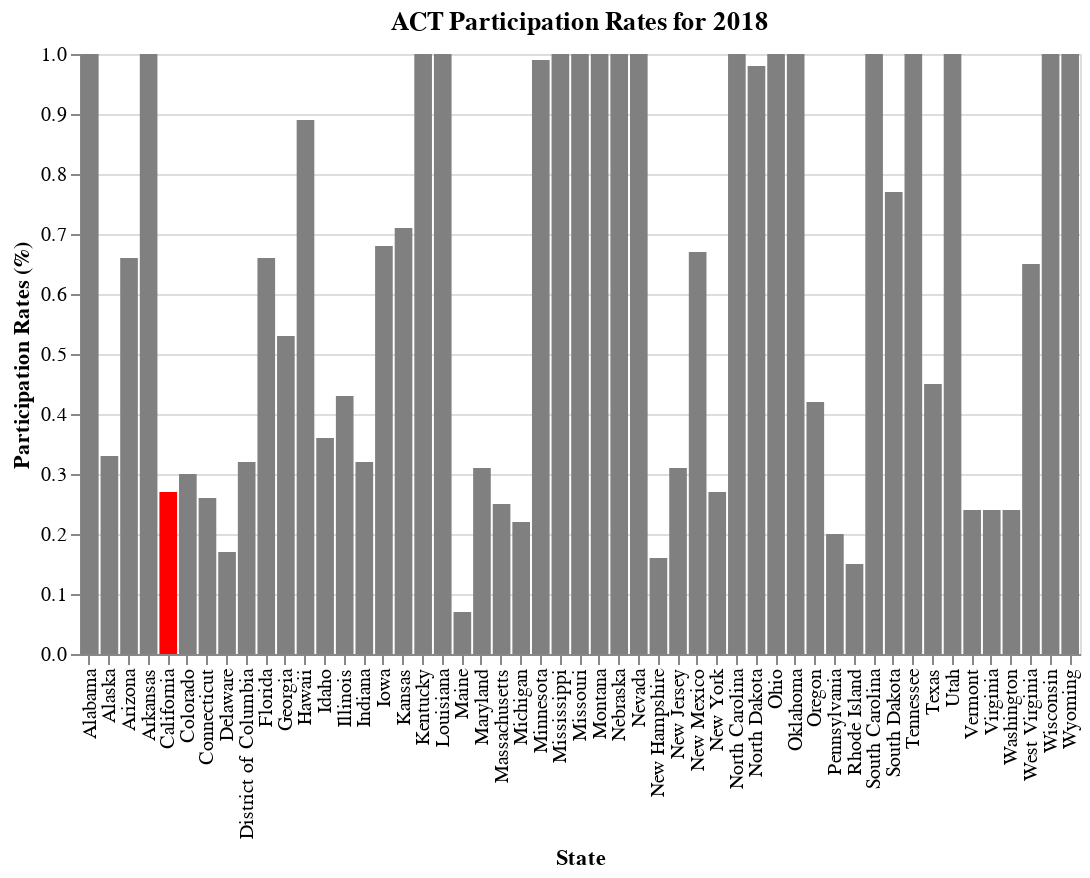

Notebook code cell kept with this figure:
### Code cell
#ACT participation rate for 2018
alt.Chart(states_data).mark_bar().encode(
    x=alt.X('state', title='State'),
    y=alt.Y('act18_part', title='Participation Rates (%)'),
    color=alt.condition(
        alt.datum.state == 'California',
        alt.value('red'),
        alt.value('grey')
    )
).properties(width=500, title='ACT Participation Rates for 2018')

### Figure 1 — Vega-Lite specification as saved in the notebook (floating-point values rounded to 4 significant figures)
{"config": {"view": {"continuousWidth": 400, "continuousHeight": 300}}, "data": {"name": "data-569fff93ff2a9f790209f8140c8ab5fc"}, "mark": "bar", "encoding": {"color": {"condition": {"value": "red", "test": "(datum.state === 'California')"}, "value": "grey"}, "x": {"type": "nominal", "field": "state", "title": "State"}, "y": {"type": "quantitative", "field": "act18_part", "title": "Participation Rates (%)"}}, "title": "ACT Participation Rates for 2018", "width": 500, "$schema": "https://vega.github.io/schema/vega-lite/v4.8.1.json", "datasets": {"data-569fff93ff2a9f790209f8140c8ab5fc": [{"state": "Alabama", "sat17_part": 0.05, "sat17_ebrw": 593, "sat17_math": 572, "sat17_total": 1165, "act17_part": 1.0, "act17_eng": 18.9, "act17_math": 18.4, "act17_read": 19.7, "act17_sci": 19.4, "act17_comp": 19.2, "sat18_part": 0.06, "sat18_ebrw": 595, "sat18_math": 571, "sat18_total": 1166, "act18_part": 1.0, "act18_comp": 19.1, "sat19_part": 0.07, "sat19_ebrw": 583, "sat19_math": 560, "sat19_total": 1143, "act19_part": 1.0, "act19_comp": 18.9, "pop19": 4903185, "poverty_pct": 14.7, "income17": 50200.0, "income18": 50800.0, "income19": 51700.0, "gdp17": 215100.0, "gdp18": 224000.0, "gdp19": 231200.0, "gdp19_percap": 47150.0}, {"state": "Alaska", "sat17_part": 0.38, "sat17_ebrw": 547, "sat17_math": 533, "sat17_total": 1080, "act17_part": 0.65, "act17_eng": 18.7, "act17_math": 19.8, "act17_read": 20.4, "act17_sci": 19.9, "act17_comp": 19.8, "sat18_part": 0.43, "sat18_ebrw": 562, "sat18_math": 544, "sat18_total": 1106, "act18_part": 0.33, "act18_comp": 20.8, "sat19_part": 0.41, "sat19_ebrw": 556, "sat19_math": 541, "sat19_total": 1097, "act19_part": 0.38, "act19_comp": 20.1, "pop19": 731545, "poverty_pct": 11.8, "income17": 76300.0, "income18": 75700.0, "income19": 75500.0, "gdp17": 53090.0, "gdp18": 54710.0, "gdp19": 54550.0, "gdp19_percap": 74560.0}, {"state": "Arizona", "sat17_part": 0.3, "sat17_ebrw": 563, "sat17_math": 553, "sat17_total": 1116, "act17_part": 0.62, "act17_eng": 18.6, "act17_math": 19.8, "act17_read": 20.1, "act17_sci": 19.8, "act17_comp": 19.7, "sat18_part": 0.29, "sat18_ebrw": 577, "sat18_math": 572, "sat18_total": 1149, "act18_part": 0.66, "act18_comp": 19.2, "sat19_part": 0.31, "sat19_ebrw": 569, "sat19_math": 565, "sat19_total": 1134, "act19_part": 0.73, "act19_comp": 19.0, "pop19": 7278717, "poverty_pct": 12.1, "income17": 59000.0, "income18": 60300.0, "income19": 62100.0, "gdp17": 330400.0, "gdp18": 349900.0, "gdp19": 370000.0, "gdp19_percap": 50830.0}, {"state": "Arkansas", "sat17_part": 0.03, "sat17_ebrw": 614, "sat17_math": 594, "sat17_total": 1208, "act17_part": 1.0, "act17_eng": 18.9, "act17_math": 19.0, "act17_read": 19.7, "act17_sci": 19.5, "act17_comp": 19.4, "sat18_part": 0.05, "sat18_ebrw": 592, "sat18_math": 576, "sat18_total": 1169, "act18_part": 1.0, "act18_comp": 19.4, "sat19_part": 0.06, "sat19_ebrw": 582, "sat19_math": 559, "sat19_total": 1141, "act19_part": 1.0, "act19_comp": 19.3, "pop19": 3017804, "poverty_pct": 15.0, "income17": 47800.0, "income18": 47900.0, "income19": 49000.0, "gdp17": 122400.0, "gdp18": 127300.0, "gdp19": 130800.0, "gdp19_percap": 43360.0}, {"state": "California", "sat17_part": 0.53, "sat17_ebrw": 531, "sat17_math": 524, "sat17_total": 1055, "act17_part": 0.31, "act17_eng": 22.5, "act17_math": 22.7, "act17_read": 23.1, "act17_sci": 22.2, "act17_comp": 22.8, "sat18_part": 0.6, "sat18_ebrw": 540, "sat18_math": 536, "sat18_total": 1076, "act18_part": 0.27, "act18_comp": 22.7, "sat19_part": 0.63, "sat19_ebrw": 534, "sat19_math": 531, "sat19_total": 1065, "act19_part": 0.23, "act19_comp": 22.6, "pop19": 39512223, "poverty_pct": 11.4, "income17": 74900.0, "income18": 76600.0, "income19": 80400.0, "gdp17": 2731000.0, "gdp18": 2895000.0, "gdp19": 3053000.0, "gdp19_percap": 77260.0}, {"state": "Colorado", "sat17_part": 0.11, "sat17_ebrw": 606, "sat17_math": 595, "sat17_total": 1201, "act17_part": 1.0, "act17_eng": 20.1, "act17_math": 20.3, "act17_read": 21.2, "act17_sci": 20.9, "act17_comp": 20.8, "sat18_part": 1.0, "sat18_ebrw": 519, "sat18_math": 506, "sat18_total": 1025, "act18_part": 0.3, "act18_comp": 23.9, "sat19_part": 1.0, "sat19_ebrw": 518, "sat19_math": 506, "sat19_total": 1024, "act19_part": 0.27, "act19_comp": 23.8, "pop19": 5758736, "poverty_pct": 9.1, "income17": 72100.0, "income18": 73300.0, "income19": 77100.0, "gdp17": 348900.0, "gdp18": 371400.0, "gdp19": 392200.0, "gdp19_percap": 68110.0}, {"state": "Connecticut", "sat17_part": 1.0, "sat17_ebrw": 530, "sat17_math": 512, "sat17_total": 1041, "act17_part": 0.31, "act17_eng": 25.5, "act17_math": 24.6, "act17_read": 25.6, "act17_sci": 24.6, "act17_comp": 25.2, "sat18_part": 1.0, "sat18_ebrw": 535, "sat18_math": 519, "sat18_total": 1053, "act18_part": 0.26, "act18_comp": 25.6, "sat19_part": 1.0, "sat19_ebrw": 529, "sat19_math": 516, "sat19_total": 1046, "act19_part": 0.22, "act19_comp": 25.5, "pop19": 3565287, "poverty_pct": 9.7, "income17": 77400.0, "income18": 77700.0, "income19": 78800.0, "gdp17": 271600.0, "gdp18": 280700.0, "gdp19": 288100.0, "gdp19_percap": 80810.0}, {"state": "Delaware", "sat17_part": 1.0, "sat17_ebrw": 503, "sat17_math": 492, "sat17_total": 996, "act17_part": 0.18, "act17_eng": 24.1, "act17_math": 23.4, "act17_read": 24.8, "act17_sci": 23.6, "act17_comp": 24.1, "sat18_part": 1.0, "sat18_ebrw": 505, "sat18_math": 492, "sat18_total": 998, "act18_part": 0.17, "act18_comp": 23.8, "sat19_part": 1.0, "sat19_ebrw": 499, "sat19_math": 486, "sat19_total": 985, "act19_part": 0.13, "act19_comp": 24.1, "pop19": 973764, "poverty_pct": 7.6, "income17": 65600.0, "income18": 66000.0, "income19": 70200.0, "gdp17": 68760.0, "gdp18": 72490.0, "gdp19": 77040.0, "gdp19_percap": 79120.0}, {"state": "District of Columbia", "sat17_part": 1.0, "sat17_ebrw": 482, "sat17_math": 468, "sat17_total": 950, "act17_part": 0.32, "act17_eng": 24.4, "act17_math": 23.5, "act17_read": 24.9, "act17_sci": 23.5, "act17_comp": 24.2, "sat18_part": 0.92, "sat18_ebrw": 497, "sat18_math": 480, "sat18_total": 977, "act18_part": 0.32, "act18_comp": 23.6, "sat19_part": 0.94, "sat19_ebrw": 495, "sat19_math": 480, "sat19_total": 975, "act19_part": 0.32, "act19_comp": 23.5, "pop19": 705749, "poverty_pct": 13.7, "income17": 85900.0, "income18": 86700.0, "income19": 92300.0, "gdp17": 133400.0, "gdp18": 139800.0, "gdp19": 144400.0, "gdp19_percap": 204600.0}, {"state": "Florida", "sat17_part": 0.83, "sat17_ebrw": 520, "sat17_math": 497, "sat17_total": 1017, "act17_part": 0.73, "act17_eng": 19.0, "act17_math": 19.4, "act17_read": 21.0, "act17_sci": 19.4, "act17_comp": 19.8, "sat18_part": 0.56, "sat18_ebrw": 550, "sat18_math": 549, "sat18_total": 1099, "act18_part": 0.66, "act18_comp": 19.9, "sat19_part": 1.0, "sat19_ebrw": 516, "sat19_math": 483, "sat19_total": 999, "act19_part": 0.54, "act19_comp": 20.1, "pop19": 21477737, "poverty_pct": 12.9, "income17": 54900.0, "income18": 56500.0, "income19": 59200.0, "gdp17": 1003000.0, "gdp18": 1058000.0, "gdp19": 1116000.0, "gdp19_percap": 51980.0}, {"state": "Georgia", "sat17_part": 0.61, "sat17_ebrw": 535, "sat17_math": 515, "sat17_total": 1050, "act17_part": 0.55, "act17_eng": 21.0, "act17_math": 20.9, "act17_read": 22.0, "act17_sci": 21.3, "act17_comp": 21.4, "sat18_part": 0.7, "sat18_ebrw": 542, "sat18_math": 522, "sat18_total": 1064, "act18_part": 0.53, "act18_comp": 21.4, "sat19_part": 0.71, "sat19_ebrw": 538, "sat19_math": 519, "sat19_total": 1058, "act19_part": 0.49, "act19_comp": 21.4, "pop19": 10617423, "poverty_pct": 13.3, "income17": 58600.0, "income18": 59800.0, "income19": 62000.0, "gdp17": 574400.0, "gdp18": 602300.0, "gdp19": 637800.0, "gdp19_percap": 60070.0}, {"state": "Hawaii", "sat17_part": 0.55, "sat17_ebrw": 544, "sat17_math": 541, "sat17_total": 1085, "act17_part": 0.9, "act17_eng": 17.8, "act17_math": 19.2, "act17_read": 19.2, "act17_sci": 19.3, "act17_comp": 19.0, "sat18_part": 0.56, "sat18_ebrw": 480, "sat18_math": 530, "sat18_total": 1010, "act18_part": 0.89, "act18_comp": 18.9, "sat19_part": 0.54, "sat19_ebrw": 550, "sat19_math": 550, "sat19_total": 1100, "act19_part": 0.8, "act19_comp": 19.0, "pop19": 1415872, "poverty_pct": 9.4, "income17": 81100.0, "income18": 81700.0, "income19": 83100.0, "gdp17": 87180.0, "gdp18": 90280.0, "gdp19": 91780.0, "gdp19_percap": 64820.0}, {"state": "Idaho", "sat17_part": 0.93, "sat17_ebrw": 513, "sat17_math": 493, "sat17_total": 1005, "act17_part": 0.38, "act17_eng": 21.9, "act17_math": 21.8, "act17_read": 23.0, "act17_sci": 22.1, "act17_comp": 22.3, "sat18_part": 1.0, "sat18_ebrw": 508, "sat18_math": 493, "sat18_total": 1001, "act18_part": 0.36, "act18_comp": 22.3, "sat19_part": 1.0, "sat19_ebrw": 505, "sat19_math": 488, "sat19_total": 993, "act19_part": 0.31, "act19_comp": 22.5, "pop19": 1787065, "poverty_pct": 10.0, "income17": 54500.0, "income18": 56600.0, "income19": 61000.0, "gdp17": 71690.0, "gdp18": 77490.0, "gdp19": 82420.0, "gdp19_percap": 46120.0}, {"state": "Illinois", "sat17_part": 0.09, "sat17_ebrw": 559, "sat17_math": 556, "sat17_total": 1115, "act17_part": 0.93, "act17_eng": 21.0, "act17_math": 21.2, "act17_read": 21.6, "act17_sci": 21.3, "act17_comp": 21.4, "sat18_part": 0.99, "sat18_ebrw": 513, "sat18_math": 506, "sat18_total": 1019, "act18_part": 0.43, "act18_comp": 23.9, "sat19_part": 1.0, "sat19_ebrw": 509, "sat19_math": 504, "sat19_total": 1013, "act19_part": 0.35, "act19_comp": 24.3, "pop19": 12671821, "poverty_pct": 10.4, "income17": 65700.0, "income18": 66200.0, "income19": 69200.0, "gdp17": 827100.0, "gdp18": 867500.0, "gdp19": 890500.0, "gdp19_percap": 70270.0}, {"state": "Indiana", "sat17_part": 0.63, "sat17_ebrw": 542, "sat17_math": 532, "sat17_total": 1074, "act17_part": 0.35, "act17_eng": 22.0, "act17_math": 22.4, "act17_read": 23.2, "act17_sci": 22.3, "act17_comp": 22.6, "sat18_part": 0.63, "sat18_ebrw": 542, "sat18_math": 532, "sat18_total": 1074, "act18_part": 0.32, "act18_comp": 22.5, "sat19_part": 0.66, "sat19_ebrw": 543, "sat19_math": 537, "sat19_total": 1080, "act19_part": 0.29, "act19_comp": 22.5, "pop19": 6732219, "poverty_pct": 11.1, "income17": 56500.0, "income18": 56800.0, "income19": 57600.0, "gdp17": 353200.0, "gdp18": 373500.0, "gdp19": 381000.0, "gdp19_percap": 56600.0}, {"state": "Iowa", "sat17_part": 0.02, "sat17_ebrw": 641, "sat17_math": 635, "sat17_total": 1275, "act17_part": 0.67, "act17_eng": 21.2, "act17_math": 21.3, "act17_read": 22.6, "act17_sci": 22.1, "act17_comp": 21.9, "sat18_part": 0.03, "sat18_ebrw": 634, "sat18_math": 631, "sat18_total": 1265, "act18_part": 0.68, "act18_comp": 21.8, "sat19_part": 0.03, "sat19_ebrw": 622, "sat19_math": 622, "sat19_total": 1244, "act19_part": 0.66, "act19_comp": 21.6, "pop19": 3155070, "poverty_pct": 8.6, "income17": 61100.0, "income18": 61000.0, "income19": 61700.0, "gdp17": 183500.0, "gdp18": 190400.0, "gdp19": 194300.0, "gdp19_percap": 61590.0}, {"state": "Kansas", "sat17_part": 0.04, "sat17_ebrw": 632, "sat17_math": 628, "sat17_total": 1260, "act17_part": 0.73, "act17_eng": 21.1, "act17_math": 21.3, "act17_read": 22.3, "act17_sci": 21.7, "act17_comp": 21.7, "sat18_part": 0.04, "sat18_ebrw": 633, "sat18_math": 631, "sat18_total": 1265, "act18_part": 0.71, "act18_comp": 21.6, "sat19_part": 0.04, "sat19_ebrw": 618, "sat19_math": 623, "sat19_total": 1241, "act19_part": 0.72, "act19_comp": 21.2, "pop19": 2913314, "poverty_pct": 10.4, "income17": 58800.0, "income18": 59300.0, "income19": 62100.0, "gdp17": 164900.0, "gdp18": 172300.0, "gdp19": 176700.0, "gdp19_percap": 60670.0}, {"state": "Kentucky", "sat17_part": 0.04, "sat17_ebrw": 631, "sat17_math": 616, "sat17_total": 1247, "act17_part": 1.0, "act17_eng": 19.6, "act17_math": 19.4, "act17_read": 20.5, "act17_sci": 20.1, "act17_comp": 20.0, "sat18_part": 0.04, "sat18_ebrw": 630, "sat18_math": 618, "sat18_total": 1248, "act18_part": 1.0, "act18_comp": 20.2, "sat19_part": 0.04, "sat19_ebrw": 620, "sat19_math": 612, "sat19_total": 1232, "act19_part": 1.0, "act19_comp": 19.8, "pop19": 4467673, "poverty_pct": 14.2, "income17": 50500.0, "income18": 51200.0, "income19": 52300.0, "gdp17": 201600.0, "gdp18": 208300.0, "gdp19": 216100.0, "gdp19_percap": 48370.0}, {"state": "Louisiana", "sat17_part": 0.04, "sat17_ebrw": 611, "sat17_math": 586, "sat17_total": 1198, "act17_part": 1.0, "act17_eng": 19.4, "act17_math": 18.8, "act17_read": 19.8, "act17_sci": 19.6, "act17_comp": 19.5, "sat18_part": 0.04, "sat18_ebrw": 615, "sat18_math": 595, "sat18_total": 1210, "act18_part": 1.0, "act18_comp": 19.2, "sat19_part": 0.05, "sat19_ebrw": 610, "sat19_math": 591, "sat19_total": 1200, "act19_part": 1.0, "act19_comp": 18.8, "pop19": 4648794, "poverty_pct": 19.1, "income17": 48100.0, "income18": 48800.0, "income19": 51100.0, "gdp17": 241700.0, "gdp18": 255800.0, "gdp19": 254600.0, "gdp19_percap": 54760.0}, {"state": "Maine", "sat17_part": 0.95, "sat17_ebrw": 513, "sat17_math": 499, "sat17_total": 1012, "act17_part": 0.08, "act17_eng": 24.2, "act17_math": 24.0, "act17_read": 24.8, "act17_sci": 23.7, "act17_comp": 24.3, "sat18_part": 0.99, "sat18_ebrw": 512, "sat18_math": 501, "sat18_total": 1013, "act18_part": 0.07, "act18_comp": 24.0, "sat19_part": 0.99, "sat19_ebrw": 512, "sat19_math": 502, "sat19_total": 1013, "act19_part": 0.06, "act19_comp": 24.3, "pop19": 1344212, "poverty_pct": 11.5, "income17": 58700.0, "income18": 56600.0, "income19": 58900.0, "gdp17": 62410.0, "gdp18": 65490.0, "gdp19": 68450.0, "gdp19_percap": 50920.0}, {"state": "Maryland", "sat17_part": 0.69, "sat17_ebrw": 536, "sat17_math": 524, "sat17_total": 1060, "act17_part": 0.28, "act17_eng": 23.3, "act17_math": 23.1, "act17_read": 24.2, "act17_sci": 2.3, "act17_comp": 23.6, "sat18_part": 0.76, "sat18_ebrw": 545, "sat18_math": 535, "sat18_total": 1080, "act18_part": 0.31, "act18_comp": 22.5, "sat19_part": 0.82, "sat19_ebrw": 535, "sat19_math": 523, "sat19_total": 1058, "act19_part": 0.28, "act19_comp": 22.3, "pop19": 6045680, "poverty_pct": 7.5, "income17": 84200.0, "income18": 84800.0, "income19": 86700.0, "gdp17": 400400.0, "gdp18": 411100.0, "gdp19": 421600.0, "gdp19_percap": 69740.0}, {"state": "Massachusetts", "sat17_part": 0.76, "sat17_ebrw": 555, "sat17_math": 551, "sat17_total": 1107, "act17_part": 0.29, "act17_eng": 25.4, "act17_math": 25.3, "act17_read": 25.9, "act17_sci": 24.7, "act17_comp": 25.4, "sat18_part": 0.8, "sat18_ebrw": 562, "sat18_math": 563, "sat18_total": 1125, "act18_part": 0.25, "act18_comp": 25.5, "sat19_part": 0.81, "sat19_ebrw": 559, "sat19_math": 561, "sat19_total": 1120, "act19_part": 0.21, "act19_comp": 25.5, "pop19": 6892503, "poverty_pct": 9.2, "income17": 80700.0, "income18": 81300.0, "income19": 85800.0, "gdp17": 532400.0, "gdp18": 564000.0, "gdp19": 593300.0, "gdp19_percap": 86070.0}, {"state": "Michigan", "sat17_part": 1.0, "sat17_ebrw": 509, "sat17_math": 495, "sat17_total": 1005, "act17_part": 0.29, "act17_eng": 24.1, "act17_math": 23.7, "act17_read": 24.5, "act17_sci": 23.8, "act17_comp": 24.1, "sat18_part": 1.0, "sat18_ebrw": 511, "sat18_math": 499, "sat18_total": 1011, "act18_part": 0.22, "act18_comp": 24.2, "sat19_part": 1.0, "sat19_ebrw": 507, "sat19_math": 496, "sat19_total": 1003, "act19_part": 0.19, "act19_comp": 24.4, "pop19": 9986857, "poverty_pct": 10.7, "income17": 57300.0, "income18": 57700.0, "income19": 59600.0, "gdp17": 501800.0, "gdp18": 520800.0, "gdp19": 531400.0, "gdp19_percap": 53210.0}, {"state": "Minnesota", "sat17_part": 0.03, "sat17_ebrw": 644, "sat17_math": 651, "sat17_total": 1295, "act17_part": 1.0, "act17_eng": 20.4, "act17_math": 21.5, "act17_read": 21.8, "act17_sci": 21.6, "act17_comp": 21.5, "sat18_part": 0.04, "sat18_ebrw": 643, "sat18_math": 655, "sat18_total": 1298, "act18_part": 0.99, "act18_comp": 21.3, "sat19_part": 0.04, "sat19_ebrw": 636, "sat19_math": 648, "sat19_total": 1284, "act19_part": 0.95, "act19_comp": 21.4, "pop19": 5639632, "poverty_pct": 7.4, "income17": 71300.0, "income18": 71600.0, "income19": 74600.0, "gdp17": 354700.0, "gdp18": 373400.0, "gdp19": 383000.0, "gdp19_percap": 67920.0}, {"state": "Mississippi", "sat17_part": 0.02, "sat17_ebrw": 634, "sat17_math": 607, "sat17_total": 1242, "act17_part": 1.0, "act17_eng": 18.2, "act17_math": 18.1, "act17_read": 18.8, "act17_sci": 18.8, "act17_comp": 18.6, "sat18_part": 0.03, "sat18_ebrw": 630, "sat18_math": 606, "sat18_total": 1236, "act18_part": 1.0, "act18_comp": 18.6, "sat19_part": 0.03, "sat19_ebrw": 628, "sat19_math": 608, "sat19_total": 1237, "act19_part": 1.0, "act19_comp": 18.4, "pop19": 2976149, "poverty_pct": 19.1, "income17": 45400.0, "income18": 45500.0, "income19": 45800.0, "gdp17": 110000.0, "gdp18": 112400.0, "gdp19": 114700.0, "gdp19_percap": 38550.0}, {"state": "Missouri", "sat17_part": 0.03, "sat17_ebrw": 640, "sat17_math": 631, "sat17_total": 1271, "act17_part": 1.0, "act17_eng": 19.8, "act17_math": 19.9, "act17_read": 20.8, "act17_sci": 20.5, "act17_comp": 20.4, "sat18_part": 0.04, "sat18_ebrw": 633, "sat18_math": 629, "sat18_total": 1262, "act18_part": 1.0, "act18_comp": 20.0, "sat19_part": 0.04, "sat19_ebrw": 622, "sat19_math": 615, "sat19_total": 1236, "act19_part": 0.82, "act19_comp": 20.8, "pop19": 6137428, "poverty_pct": 11.0, "income17": 56000.0, "income18": 55500.0, "income19": 57400.0, "gdp17": 308700.0, "gdp18": 319400.0, "gdp19": 332300.0, "gdp19_percap": 54140.0}, {"state": "Montana", "sat17_part": 0.1, "sat17_ebrw": 605, "sat17_math": 591, "sat17_total": 1196, "act17_part": 1.0, "act17_eng": 19.0, "act17_math": 20.2, "act17_read": 21.0, "act17_sci": 20.5, "act17_comp": 20.3, "sat18_part": 0.1, "sat18_ebrw": 606, "sat18_math": 592, "sat18_total": 1198, "act18_part": 1.0, "act18_comp": 20.0, "sat19_part": 0.09, "sat19_ebrw": 603, "sat19_math": 596, "sat19_total": 1199, "act19_part": 1.0, "act19_comp": 19.8, "pop19": 1068778, "poverty_pct": 10.1, "income17": 55700.0, "income18": 56300.0, "income19": 57200.0, "gdp17": 48440.0, "gdp18": 50900.0, "gdp19": 51790.0, "gdp19_percap": 48460.0}, {"state": "Nebraska", "sat17_part": 0.03, "sat17_ebrw": 629, "sat17_math": 625, "sat17_total": 1253, "act17_part": 0.84, "act17_eng": 20.9, "act17_math": 20.9, "act17_read": 21.9, "act17_sci": 21.5, "act17_comp": 21.4, "sat18_part": 0.03, "sat18_ebrw": 629, "sat18_math": 623, "sat18_total": 1252, "act18_part": 1.0, "act18_comp": 20.1, "sat19_part": 0.03, "sat19_ebrw": 628, "sat19_math": 631, "sat19_total": 1260, "act19_part": 1.0, "act19_comp": 20.0, "pop19": 1934408, "poverty_pct": 10.3, "income17": 62500.0, "income18": 60600.0, "income19": 63200.0, "gdp17": 121900.0, "gdp18": 126900.0, "gdp19": 131400.0, "gdp19_percap": 67900.0}, {"state": "Nevada", "sat17_part": 0.26, "sat17_ebrw": 563, "sat17_math": 553, "sat17_total": 1116, "act17_part": 1.0, "act17_eng": 16.3, "act17_math": 18.0, "act17_read": 18.1, "act17_sci": 18.2, "act17_comp": 17.8, "sat18_part": 0.23, "sat18_ebrw": 574, "sat18_math": 566, "sat18_total": 1140, "act18_part": 1.0, "act18_comp": 17.7, "sat19_part": 0.2, "sat19_ebrw": 580, "sat19_math": 576, "sat19_total": 1156, "act19_part": 1.0, "act19_comp": 17.9, "pop19": 3080156, "poverty_pct": 12.2, "income17": 60500.0, "income18": 59700.0, "income19": 63300.0, "gdp17": 160800.0, "gdp18": 170400.0, "gdp19": 181700.0, "gdp19_percap": 59000.0}, {"state": "New Hampshire", "sat17_part": 0.96, "sat17_ebrw": 532, "sat17_math": 520, "sat17_total": 1052, "act17_part": 0.18, "act17_eng": 25.4, "act17_math": 25.1, "act17_read": 26.0, "act17_sci": 24.9, "act17_comp": 25.5, "sat18_part": 0.96, "sat18_ebrw": 535, "sat18_math": 528, "sat18_total": 1063, "act18_part": 0.16, "act18_comp": 25.1, "sat19_part": 0.95, "sat19_ebrw": 533, "sat19_math": 526, "sat19_total": 1059, "act19_part": 0.14, "act19_comp": 25.0, "pop19": 1359711, "poverty_pct": 5.6, "income17": 76500.0, "income18": 76300.0, "income19": 77900.0, "gdp17": 80670.0, "gdp18": 83840.0, "gdp19": 87510.0, "gdp19_percap": 64360.0}, {"state": "New Jersey", "sat17_part": 0.7, "sat17_ebrw": 530, "sat17_math": 526, "sat17_total": 1056, "act17_part": 0.34, "act17_eng": 23.8, "act17_math": 23.8, "act17_read": 24.1, "act17_sci": 23.2, "act17_comp": 23.9, "sat18_part": 0.82, "sat18_ebrw": 547, "sat18_math": 547, "sat18_total": 1094, "act18_part": 0.31, "act18_comp": 23.7, "sat19_part": 0.82, "sat19_ebrw": 544, "sat19_math": 545, "sat19_total": 1090, "act19_part": 0.25, "act19_comp": 24.2, "pop19": 8882190, "poverty_pct": 8.2, "income17": 83500.0, "income18": 83200.0, "income19": 85800.0, "gdp17": 586400.0, "gdp18": 613500.0, "gdp19": 639400.0, "gdp19_percap": 71990.0}, {"state": "New Mexico", "sat17_part": 0.11, "sat17_ebrw": 577, "sat17_math": 561, "sat17_total": 1138, "act17_part": 0.66, "act17_eng": 18.6, "act17_math": 19.4, "act17_read": 20.4, "act17_sci": 20.0, "act17_comp": 19.7, "sat18_part": 0.16, "sat18_ebrw": 552, "sat18_math": 540, "sat18_total": 1093, "act18_part": 0.67, "act18_comp": 19.4, "sat19_part": 0.18, "sat19_ebrw": 543, "sat19_math": 530, "sat19_total": 1073, "act19_part": 0.63, "act19_comp": 19.3, "pop19": 2096829, "poverty_pct": 17.2, "income17": 48800.0, "income18": 48000.0, "income19": 51900.0, "gdp17": 92310.0, "gdp18": 97270.0, "gdp19": 102000.0, "gdp19_percap": 48630.0}, {"state": "New York", "sat17_part": 0.67, "sat17_ebrw": 528, "sat17_math": 523, "sat17_total": 1052, "act17_part": 0.31, "act17_eng": 23.8, "act17_math": 24.0, "act17_read": 24.6, "act17_sci": 23.9, "act17_comp": 24.2, "sat18_part": 0.79, "sat18_ebrw": 534, "sat18_math": 534, "sat18_total": 1068, "act18_part": 0.27, "act18_comp": 24.5, "sat19_part": 0.79, "sat19_ebrw": 531, "sat19_math": 533, "sat19_total": 1064, "act19_part": 0.22, "act19_comp": 24.5, "pop19": 19453561, "poverty_pct": 12.1, "income17": 67700.0, "income18": 69100.0, "income19": 72100.0, "gdp17": 1604000.0, "gdp18": 1695000.0, "gdp19": 1778000.0, "gdp19_percap": 91380.0}, {"state": "North Carolina", "sat17_part": 0.49, "sat17_ebrw": 546, "sat17_math": 535, "sat17_total": 1081, "act17_part": 1.0, "act17_eng": 17.8, "act17_math": 19.3, "act17_read": 19.6, "act17_sci": 19.3, "act17_comp": 19.1, "sat18_part": 0.52, "sat18_ebrw": 554, "sat18_math": 543, "sat18_total": 1098, "act18_part": 1.0, "act18_comp": 19.1, "sat19_part": 0.51, "sat19_ebrw": 554, "sat19_math": 546, "sat19_total": 1100, "act19_part": 1.0, "act19_comp": 19.0, "pop19": 10488084, "poverty_pct": 13.6, "income17": 55000.0, "income18": 54800.0, "income19": 57300.0, "gdp17": 549700.0, "gdp18": 570000.0, "gdp19": 595700.0, "gdp19_percap": 56790.0}, {"state": "North Dakota", "sat17_part": 0.02, "sat17_ebrw": 635, "sat17_math": 621, "sat17_total": 1256, "act17_part": 0.98, "act17_eng": 19.0, "act17_math": 20.4, "act17_read": 20.5, "act17_sci": 20.6, "act17_comp": 20.3, "sat18_part": 0.02, "sat18_ebrw": 640, "sat18_math": 643, "sat18_total": 1283, "act18_part": 0.98, "act18_comp": 20.3, "sat19_part": 0.02, "sat19_ebrw": 627, "sat19_math": 636, "sat19_total": 1263, "act19_part": 0.96, "act19_comp": 19.9, "pop19": 762062, "poverty_pct": 10.1, "income17": 64500.0, "income18": 65000.0, "income19": 64600.0, "gdp17": 55230.0, "gdp18": 59090.0, "gdp19": 59000.0, "gdp19_percap": 77430.0}, {"state": "Ohio", "sat17_part": 0.12, "sat17_ebrw": 578, "sat17_math": 570, "sat17_total": 1149, "act17_part": 0.75, "act17_eng": 21.2, "act17_math": 21.6, "act17_read": 22.5, "act17_sci": 22.0, "act17_comp": 22.0, "sat18_part": 0.18, "sat18_ebrw": 552, "sat18_math": 547, "sat18_total": 1099, "act18_part": 1.0, "act18_comp": 20.3, "sat19_part": 0.19, "sat19_ebrw": 550, "sat19_math": 548, "sat19_total": 1097, "act19_part": 1.0, "act19_comp": 20.0, "pop19": 11689100, "poverty_pct": 12.4, "income17": 56300.0, "income18": 57100.0, "income19": 58600.0, "gdp17": 641700.0, "gdp18": 667000.0, "gdp19": 693200.0, "gdp19_percap": 59300.0}, {"state": "Oklahoma", "sat17_part": 0.07, "sat17_ebrw": 530, "sat17_math": 517, "sat17_total": 1047, "act17_part": 1.0, "act17_eng": 18.5, "act17_math": 18.8, "act17_read": 20.1, "act17_sci": 19.6, "act17_comp": 19.4, "sat18_part": 0.08, "sat18_ebrw": 541, "sat18_math": 521, "sat18_total": 1062, "act18_part": 1.0, "act18_comp": 19.3, "sat19_part": 0.22, "sat19_ebrw": 490, "sat19_math": 472, "sat19_total": 963, "act19_part": 1.0, "act19_comp": 18.9, "pop19": 3956971, "poverty_pct": 12.4, "income17": 52200.0, "income18": 52900.0, "income19": 54400.0, "gdp17": 190700.0, "gdp18": 202500.0, "gdp19": 203700.0, "gdp19_percap": 51480.0}, {"state": "Oregon", "sat17_part": 0.43, "sat17_ebrw": 560, "sat17_math": 548, "sat17_total": 1108, "act17_part": 0.4, "act17_eng": 21.2, "act17_math": 21.5, "act17_read": 22.4, "act17_sci": 21.7, "act17_comp": 21.8, "sat18_part": 0.48, "sat18_ebrw": 564, "sat18_math": 553, "sat18_total": 1117, "act18_part": 0.42, "act18_comp": 21.3, "sat19_part": 0.51, "sat19_ebrw": 562, "sat19_math": 550, "sat19_total": 1112, "act19_part": 0.42, "act19_comp": 21.1, "pop19": 4217737, "poverty_pct": 9.8, "income17": 62800.0, "income18": 64600.0, "income19": 67100.0, "gdp17": 222600.0, "gdp18": 237100.0, "gdp19": 246600.0, "gdp19_percap": 58480.0}, {"state": "Pennsylvania", "sat17_part": 0.65, "sat17_ebrw": 540, "sat17_math": 531, "sat17_total": 1071, "act17_part": 0.23, "act17_eng": 23.4, "act17_math": 23.4, "act17_read": 24.2, "act17_sci": 23.3, "act17_comp": 23.7, "sat18_part": 0.7, "sat18_ebrw": 547, "sat18_math": 539, "sat18_total": 1086, "act18_part": 0.2, "act18_comp": 23.5, "sat19_part": 0.7, "sat19_ebrw": 545, "sat19_math": 537, "sat19_total": 1082, "act19_part": 0.17, "act19_comp": 23.6, "pop19": 12801989, "poverty_pct": 10.5, "income17": 61700.0, "income18": 62000.0, "income19": 63500.0, "gdp17": 745000.0, "gdp18": 772600.0, "gdp19": 799700.0, "gdp19_percap": 62470.0}, {"state": "Rhode Island", "sat17_part": 0.71, "sat17_ebrw": 539, "sat17_math": 524, "sat17_total": 1062, "act17_part": 0.21, "act17_eng": 24.0, "act17_math": 23.3, "act17_read": 24.7, "act17_sci": 23.4, "act17_comp": 24.0, "sat18_part": 0.97, "sat18_ebrw": 513, "sat18_math": 505, "sat18_total": 1018, "act18_part": 0.15, "act18_comp": 24.2, "sat19_part": 1.0, "sat19_ebrw": 503, "sat19_math": 492, "sat19_total": 995, "act19_part": 0.12, "act19_comp": 24.7, "pop19": 1059361, "poverty_pct": 9.8, "income17": 66600.0, "income18": 65500.0, "income19": 71200.0, "gdp17": 57940.0, "gdp18": 59130.0, "gdp19": 61320.0, "gdp19_percap": 57880.0}, {"state": "South Carolina", "sat17_part": 0.5, "sat17_ebrw": 543, "sat17_math": 521, "sat17_total": 1064, "act17_part": 1.0, "act17_eng": 17.5, "act17_math": 18.6, "act17_read": 19.1, "act17_sci": 18.9, "act17_comp": 18.7, "sat18_part": 0.55, "sat18_ebrw": 547, "sat18_math": 523, "sat18_total": 1070, "act18_part": 1.0, "act18_comp": 18.3, "sat19_part": 0.68, "sat19_ebrw": 526, "sat19_math": 504, "sat19_total": 1030, "act19_part": 0.78, "act19_comp": 18.8, "pop19": 5148714, "poverty_pct": 14.4, "income17": 52700.0, "income18": 53300.0, "income19": 56200.0, "gdp17": 223000.0, "gdp18": 233700.0, "gdp19": 244700.0, "gdp19_percap": 47520.0}, {"state": "South Dakota", "sat17_part": 0.03, "sat17_ebrw": 612, "sat17_math": 603, "sat17_total": 1216, "act17_part": 0.8, "act17_eng": 20.7, "act17_math": 21.5, "act17_read": 22.3, "act17_sci": 22.0, "act17_comp": 21.8, "sat18_part": 0.03, "sat18_ebrw": 622, "sat18_math": 618, "sat18_total": 1240, "act18_part": 0.77, "act18_comp": 21.9, "sat19_part": 0.03, "sat19_ebrw": 633, "sat19_math": 635, "sat19_total": 1268, "act19_part": 0.75, "act19_comp": 21.6, "pop19": 884659, "poverty_pct": 10.6, "income17": 58900.0, "income18": 57300.0, "income19": 59500.0, "gdp17": 50300.0, "gdp18": 52400.0, "gdp19": 53940.0, "gdp19_percap": 60970.0}, {"state": "Tennessee", "sat17_part": 0.05, "sat17_ebrw": 623, "sat17_math": 604, "sat17_total": 1228, "act17_part": 1.0, "act17_eng": 19.5, "act17_math": 19.2, "act17_read": 20.1, "act17_sci": 19.9, "act17_comp": 19.8, "sat18_part": 0.06, "sat18_ebrw": 624, "sat18_math": 607, "sat18_total": 1231, "act18_part": 1.0, "act18_comp": 19.6, "sat19_part": 0.07, "sat19_ebrw": 618, "sat19_math": 602, "sat19_total": 1220, "act19_part": 1.0, "act19_comp": 19.4, "pop19": 6829174, "poverty_pct": 12.1, "income17": 53500.0, "income18": 53300.0, "income19": 56100.0, "gdp17": 349800.0, "gdp18": 361400.0, "gdp19": 376900.0, "gdp19_percap": 55190.0}, {"state": "Texas", "sat17_part": 0.62, "sat17_ebrw": 513, "sat17_math": 507, "sat17_total": 1020, "act17_part": 0.45, "act17_eng": 19.5, "act17_math": 20.7, "act17_read": 21.1, "act17_sci": 20.9, "act17_comp": 20.7, "sat18_part": 0.66, "sat18_ebrw": 520, "sat18_math": 512, "sat18_total": 1032, "act18_part": 0.45, "act18_comp": 20.7, "sat19_part": 0.68, "sat19_ebrw": 515, "sat19_math": 507, "sat19_total": 1022, "act19_part": 0.39, "act19_comp": 20.5, "pop19": 28995881, "poverty_pct": 12.7, "income17": 61700.0, "income18": 61700.0, "income19": 64000.0, "gdp17": 1677000.0, "gdp18": 1810000.0, "gdp19": 1864000.0, "gdp19_percap": 64280.0}, {"state": "Utah", "sat17_part": 0.03, "sat17_ebrw": 624, "sat17_math": 614, "sat17_total": 1238, "act17_part": 1.0, "act17_eng": 19.5, "act17_math": 19.9, "act17_read": 20.8, "act17_sci": 20.6, "act17_comp": 20.3, "sat18_part": 0.04, "sat18_ebrw": 480, "sat18_math": 530, "sat18_total": 1010, "act18_part": 1.0, "act18_comp": 20.4, "sat19_part": 0.04, "sat19_ebrw": 614, "sat19_math": 615, "sat19_total": 1230, "act19_part": 1.0, "act19_comp": 20.3, "pop19": 3205958, "poverty_pct": 7.6, "income17": 71300.0, "income18": 72700.0, "income19": 75800.0, "gdp17": 168100.0, "gdp18": 182600.0, "gdp19": 195100.0, "gdp19_percap": 60850.0}, {"state": "Vermont", "sat17_part": 0.6, "sat17_ebrw": 562, "sat17_math": 551, "sat17_total": 1114, "act17_part": 0.29, "act17_eng": 23.3, "act17_math": 23.1, "act17_read": 24.4, "act17_sci": 23.2, "act17_comp": 23.6, "sat18_part": 0.64, "sat18_ebrw": 565, "sat18_math": 554, "sat18_total": 1120, "act18_part": 0.24, "act18_comp": 24.1, "sat19_part": 0.66, "sat19_ebrw": 560, "sat19_math": 546, "sat19_total": 1106, "act19_part": 0.2, "act19_comp": 24.1, "pop19": 623989, "poverty_pct": 9.0, "income17": 60000.0, "income18": 61900.0, "income19": 63000.0, "gdp17": 32250.0, "gdp18": 33030.0, "gdp19": 34130.0, "gdp19_percap": 54690.0}, {"state": "Virginia", "sat17_part": 0.65, "sat17_ebrw": 561, "sat17_math": 541, "sat17_total": 1102, "act17_part": 0.29, "act17_eng": 23.5, "act17_math": 23.3, "act17_read": 24.6, "act17_sci": 23.5, "act17_comp": 23.8, "sat18_part": 0.68, "sat18_ebrw": 567, "sat18_math": 550, "sat18_total": 1117, "act18_part": 0.24, "act18_comp": 23.9, "sat19_part": 0.68, "sat19_ebrw": 567, "sat19_math": 551, "sat19_total": 1119, "act19_part": 0.21, "act19_comp": 24.0, "pop19": 8535519, "poverty_pct": 9.7, "income17": 74600.0, "income18": 73900.0, "income19": 76500.0, "gdp17": 509900.0, "gdp18": 531800.0, "gdp19": 554300.0, "gdp19_percap": 64940.0}, {"state": "Washington", "sat17_part": 0.64, "sat17_ebrw": 541, "sat17_math": 534, "sat17_total": 1075, "act17_part": 0.29, "act17_eng": 20.9, "act17_math": 21.9, "act17_read": 22.1, "act17_sci": 22.0, "act17_comp": 21.9, "sat18_part": 0.69, "sat18_ebrw": 543, "sat18_math": 538, "sat18_total": 1081, "act18_part": 0.24, "act18_comp": 22.2, "sat19_part": 0.7, "sat19_ebrw": 539, "sat19_math": 535, "sat19_total": 1074, "act19_part": 0.24, "act19_comp": 22.1, "pop19": 7614893, "poverty_pct": 8.8, "income17": 74000.0, "income18": 75400.0, "income19": 78700.0, "gdp17": 519900.0, "gdp18": 564500.0, "gdp19": 597900.0, "gdp19_percap": 78510.0}, {"state": "West Virginia", "sat17_part": 0.14, "sat17_ebrw": 558, "sat17_math": 528, "sat17_total": 1086, "act17_part": 0.69, "act17_eng": 20.0, "act17_math": 19.4, "act17_read": 21.2, "act17_sci": 20.5, "act17_comp": 20.4, "sat18_part": 0.28, "sat18_ebrw": 513, "sat18_math": 486, "sat18_total": 999, "act18_part": 0.65, "act18_comp": 20.3, "sat19_part": 0.99, "sat19_ebrw": 483, "sat19_math": 460, "sat19_total": 943, "act19_part": 0.49, "act19_comp": 20.8, "pop19": 1792147, "poverty_pct": 15.6, "income17": 45300.0, "income18": 44900.0, "income19": 48900.0, "gdp17": 74800.0, "gdp18": 79040.0, "gdp19": 79140.0, "gdp19_percap": 44160.0}, {"state": "Wisconsin", "sat17_part": 0.03, "sat17_ebrw": 642, "sat17_math": 649, "sat17_total": 1291, "act17_part": 1.0, "act17_eng": 19.7, "act17_math": 20.4, "act17_read": 20.6, "act17_sci": 20.9, "act17_comp": 20.5, "sat18_part": 0.03, "sat18_ebrw": 641, "sat18_math": 653, "sat18_total": 1294, "act18_part": 1.0, "act18_comp": 20.5, "sat19_part": 0.03, "sat19_ebrw": 635, "sat19_math": 648, "sat19_total": 1283, "act19_part": 1.0, "act19_comp": 20.3, "pop19": 5822434, "poverty_pct": 8.7, "income17": 61900.0, "income18": 61900.0, "income19": 64200.0, "gdp17": 318400.0, "gdp18": 332300.0, "gdp19": 344700.0, "gdp19_percap": 59210.0}, {"state": "Wyoming", "sat17_part": 0.03, "sat17_ebrw": 626, "sat17_math": 604, "sat17_total": 1230, "act17_part": 1.0, "act17_eng": 19.4, "act17_math": 19.8, "act17_read": 20.8, "act17_sci": 20.6, "act17_comp": 20.2, "sat18_part": 0.03, "sat18_ebrw": 633, "sat18_math": 625, "sat18_total": 1257, "act18_part": 1.0, "act18_comp": 20.0, "sat19_part": 0.03, "sat19_ebrw": 623, "sat19_math": 615, "sat19_total": 1238, "act19_part": 1.0, "act19_comp": 19.8, "pop19": 578759, "poverty_pct": 10.5, "income17": 63000.0, "income18": 62700.0, "income19": 65000.0, "gdp17": 36860.0, "gdp18": 39030.0, "gdp19": 39600.0, "gdp19_percap": 68420.0}]}}
